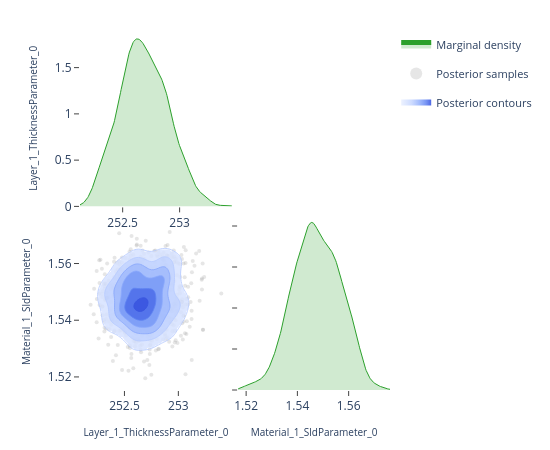

Notebook code for this chart:
### Code cell
# ---- Pairwise focus: thickness vs SLD ---------------------------------------
# A 2-parameter corner plot zooms in on the joint posterior for a specific
# pair.  This is the same view the EasyReflectometryApp's "2D Heatmap"
# sub-tab uses to inspect parameter degeneracies.


params_of_interest = ['Layer_1_ThicknessParameter_0', 'Material_1_SldParameter_0']
idx = [posterior.param_names.index(p) for p in params_of_interest]
subset_draws = np.asarray(posterior.draws)[:, idx]

fig = plot_corner(subset_draws, params_of_interest)
fig.show()

### Figure 1 — Plotly figure (JSON) as saved in the notebook; plotly's stock layout.template omitted (floating-point values rounded to 4 significant figures; data arrays with more than 128 entries replaced by an {"elided": "..."} marker saying what was removed)
{"data": [{"fill": "tozeroy", "fillcolor": "rgba(44, 160, 44, 0.22)", "hoverinfo": "skip", "legendgroup": "marginal", "line": {"color": "rgb(44, 160, 44)", "width": 1}, "mode": "lines", "name": "Marginal density", "showlegend": true, "type": "scatter", "x": {"elided": "256 float values"}, "xaxis": "x", "y": {"elided": "256 float values"}, "yaxis": "y"}, {"hoverinfo": "skip", "legendgroup": "scatter", "marker": {"color": "rgba(140, 140, 140, 0.22)", "size": 4}, "mode": "markers", "name": "Posterior samples", "showlegend": true, "type": "scatter", "x": {"elided": "760 float values"}, "xaxis": "x3", "y": {"elided": "760 float values"}, "yaxis": "y3", "zorder": 0}, {"colorscale": [[0.0, "rgba(224, 233, 255, 0.62)"], [0.35, "rgba(183, 203, 255, 0.70)"], [0.6, "rgba(138, 169, 252, 0.78)"], [0.82, "rgba(96, 131, 242, 0.84)"], [1.0, "rgba(58, 86, 224, 0.90)"]], "connectgaps": false, "contours": {"coloring": "fill", "end": 68.31, "showlabels": false, "showlines": false, "size": 10.79, "start": 14.38}, "hoverinfo": "skip", "legendgroup": "contour", "name": "Posterior contours", "showlegend": true, "showscale": false, "type": "contour", "x": [252.1, 252.1, 252.2, 252.2, 252.2, 252.2, 252.2, 252.2, 252.3, 252.3, 252.3, 252.3, 252.3, 252.3, 252.4, 252.4, 252.4, 252.4, 252.4, 252.4, 252.5, 252.5, 252.5, 252.5, 252.5, 252.5, 252.6, 252.6, 252.6, 252.6, 252.6, 252.6, 252.7, 252.7, 252.7, 252.7, 252.7, 252.8, 252.8, 252.8, 252.8, 252.8, 252.8, 252.9, 252.9, 252.9, 252.9, 252.9, 252.9, 253.0, 253.0, 253.0, 253.0, 253.0, 253.0, 253.1, 253.1, 253.1, 253.1, 253.1, 253.1, 253.2, 253.2, 253.2, 253.2, 253.2, 253.2, 253.3, 253.3, 253.3, 253.3, 253.3, 253.3, 253.4, 253.4, 253.4, 253.4, 253.4, 253.4, 253.5], "xaxis": "x3", "y": [1.517, 1.518, 1.518, 1.519, 1.52, 1.521, 1.521, 1.522, 1.523, 1.524, 1.524, 1.525, 1.526, 1.527, 1.527, 1.528, 1.529, 1.53, 1.53, 1.531, 1.532, 1.533, 1.533, 1.534, 1.535, 1.536, 1.536, 1.537, 1.538, 1.539, 1.539, 1.54, 1.541, 1.542, 1.542, 1.543, 1.544, 1.545, 1.545, 1.546, 1.547, 1.548, 1.548, 1.549, 1.55, 1.551, 1.551, 1.552, 1.553, 1.554, 1.554, 1.555, 1.556, 1.557, 1.557, 1.558, 1.559, 1.56, 1.56, 1.561, 1.562, 1.563, 1.563, 1.564, 1.565, 1.566, 1.566, 1.567, 1.568, 1.569, 1.569, 1.57, 1.571, 1.572, 1.572, 1.573, 1.574, 1.575, 1.575, 1.576], "yaxis": "y3", "z": {"elided": "80x80 float values"}, "zmax": 68.31, "zmin": 14.38, "zorder": 1}, {"colorscale": [[0.0, "rgba(183, 203, 255, 0.94)"], [0.35, "rgba(183, 203, 255, 0.94)"], [0.35, "rgba(138, 169, 252, 0.95)"], [0.6, "rgba(138, 169, 252, 0.95)"], [0.6, "rgba(96, 131, 242, 0.96)"], [0.82, "rgba(96, 131, 242, 0.96)"], [0.82, "rgba(58, 86, 224, 0.98)"], [1.0, "rgba(58, 86, 224, 0.98)"]], "contours": {"coloring": "lines", "end": 68.31, "showlabels": false, "size": 10.79, "start": 14.38}, "hoverinfo": "skip", "legendgroup": "contour", "line": {"width": 0.9}, "showlegend": false, "showscale": false, "type": "contour", "x": [252.1, 252.1, 252.2, 252.2, 252.2, 252.2, 252.2, 252.2, 252.3, 252.3, 252.3, 252.3, 252.3, 252.3, 252.4, 252.4, 252.4, 252.4, 252.4, 252.4, 252.5, 252.5, 252.5, 252.5, 252.5, 252.5, 252.6, 252.6, 252.6, 252.6, 252.6, 252.6, 252.7, 252.7, 252.7, 252.7, 252.7, 252.8, 252.8, 252.8, 252.8, 252.8, 252.8, 252.9, 252.9, 252.9, 252.9, 252.9, 252.9, 253.0, 253.0, 253.0, 253.0, 253.0, 253.0, 253.1, 253.1, 253.1, 253.1, 253.1, 253.1, 253.2, 253.2, 253.2, 253.2, 253.2, 253.2, 253.3, 253.3, 253.3, 253.3, 253.3, 253.3, 253.4, 253.4, 253.4, 253.4, 253.4, 253.4, 253.5], "xaxis": "x3", "y": [1.517, 1.518, 1.518, 1.519, 1.52, 1.521, 1.521, 1.522, 1.523, 1.524, 1.524, 1.525, 1.526, 1.527, 1.527, 1.528, 1.529, 1.53, 1.53, 1.531, 1.532, 1.533, 1.533, 1.534, 1.535, 1.536, 1.536, 1.537, 1.538, 1.539, 1.539, 1.54, 1.541, 1.542, 1.542, 1.543, 1.544, 1.545, 1.545, 1.546, 1.547, 1.548, 1.548, 1.549, 1.55, 1.551, 1.551, 1.552, 1.553, 1.554, 1.554, 1.555, 1.556, 1.557, 1.557, 1.558, 1.559, 1.56, 1.56, 1.561, 1.562, 1.563, 1.563, 1.564, 1.565, 1.566, 1.566, 1.567, 1.568, 1.569, 1.569, 1.57, 1.571, 1.572, 1.572, 1.573, 1.574, 1.575, 1.575, 1.576], "yaxis": "y3", "z": {"elided": "80x80 float values"}, "zmax": 68.31, "zmin": 14.38, "zorder": 2}, {"fill": "tozeroy", "fillcolor": "rgba(44, 160, 44, 0.22)", "hoverinfo": "skip", "legendgroup": "marginal", "line": {"color": "rgb(44, 160, 44)", "width": 1}, "mode": "lines", "name": "Marginal density", "showlegend": false, "type": "scatter", "x": {"elided": "256 float values"}, "xaxis": "x4", "y": {"elided": "256 float values"}, "yaxis": "y4"}], "layout": {"height": 450, "legend": {"font": {"size": 11}, "itemsizing": "constant", "orientation": "v", "x": 1.02, "xanchor": "left", "y": 1.0, "yanchor": "top"}, "margin": {"b": 60, "l": 80, "r": 160, "t": 30}, "plot_bgcolor": "white", "showlegend": true, "width": 550, "xaxis": {"anchor": "y", "domain": [0.0, 0.49], "showgrid": false, "ticks": "outside", "zeroline": false}, "xaxis2": {"anchor": "y2", "domain": [0.51, 1.0], "showgrid": false, "ticks": "outside", "visible": false, "zeroline": false}, "xaxis3": {"anchor": "y3", "domain": [0.0, 0.49], "showgrid": false, "ticks": "outside", "title": {"font": {"size": 10}, "text": "Layer_1_ThicknessParameter_0"}, "zeroline": false}, "xaxis4": {"anchor": "y4", "domain": [0.51, 1.0], "showgrid": false, "ticks": "outside", "title": {"font": {"size": 10}, "text": "Material_1_SldParameter_0"}, "zeroline": false}, "yaxis": {"anchor": "x", "domain": [0.51, 1.0], "showgrid": false, "ticks": "outside", "title": {"font": {"size": 10}, "text": "Layer_1_ThicknessParameter_0"}, "zeroline": false}, "yaxis2": {"anchor": "x2", "domain": [0.51, 1.0], "showgrid": false, "ticks": "outside", "visible": false, "zeroline": false}, "yaxis3": {"anchor": "x3", "domain": [0.0, 0.49], "showgrid": false, "ticks": "outside", "title": {"font": {"size": 10}, "text": "Material_1_SldParameter_0"}, "zeroline": false}, "yaxis4": {"anchor": "x4", "domain": [0.0, 0.49], "showgrid": false, "showticklabels": false, "ticks": "outside", "zeroline": false}}}
